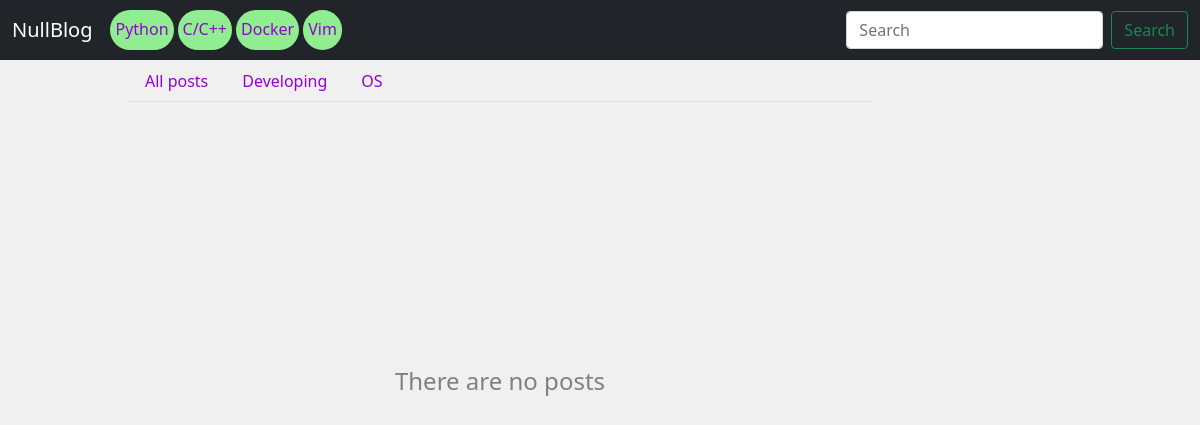
The app's page /tag/django/, older data.
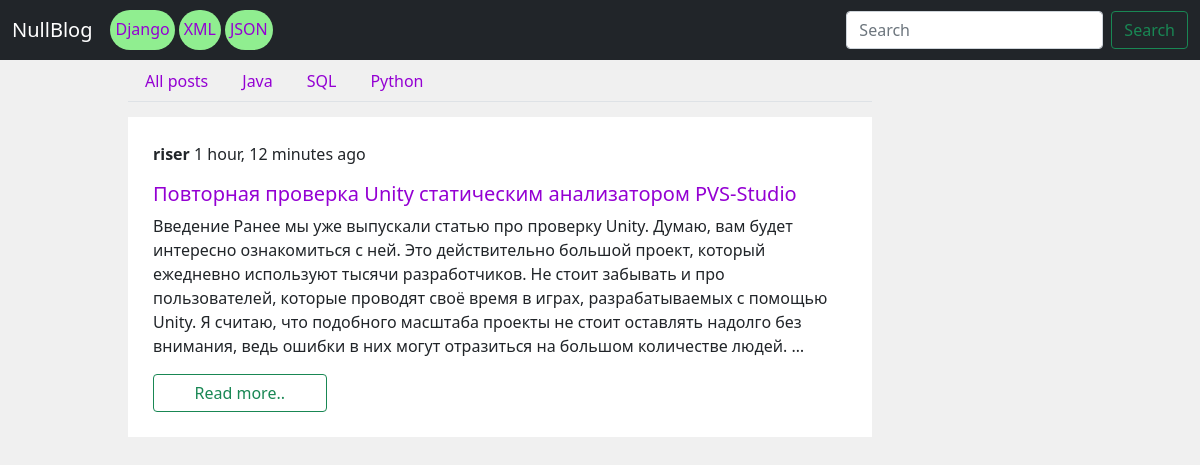
The same page, newer data.
### blog/models.py (models this page shows)
class Tag(models.Model):
    name = models.CharField(max_length=100)
    slug = models.SlugField(max_length=100)
    def __str__(self):
        return self.name

class Category(models.Model):
    name = models.CharField(max_length=100)
    slug = models.SlugField(max_length=100)
    def __str__(self):
        return self.name

class Post(models.Model):
    class NewManager(models.Manager):
        def get_queryset(self):
            return super().get_queryset().filter(status=Post.Status.PUBLISHED)
    class Status(models.TextChoices):
        DRAFT = 'draft'
        PUBLISHED = 'published'
    title = models.CharField(max_length=250)
    photo = models.ImageField(upload_to=user_directory_path, default='photos/default.png')
    category = models.ForeignKey(Category, on_delete=models.PROTECT, default=1)
    tags = models.ManyToManyField(Tag)
    slug = models.SlugField(max_length=250, unique_for_date='publish_date')
    publish_date = models.DateTimeField(default=timezone.now)
    author = models.ForeignKey(User, on_delete=models.CASCADE, related_name='blog_posts', default=User)
    content = models.TextField()
    status = models.CharField(max_length=10, choices=Status.choices, default=Status.DRAFT)
    objects = models.Manager()
    newmanager = NewManager()
    def get_absolute_url(self):
        return reverse('blog:post_single', args=[self.slug])
    class Meta:
        get_latest_by = ['publish_date']
        ordering = ['-publish_date']
    def __str__(self):
        return self.title

### blog/views.py (the view)
# urls.py: path('tag/<slug:tag_slug>/', views.TagListView.as_view(), name='tag'),
class TagListView(ListView):
    template_name = 'blog/tag.html'
    context_object_name = 'taglist'
    def get_queryset(self):
        return models.Post.objects.filter(tags__slug=self.kwargs['tag_slug'])
    def get_context_data(self, *, object_list=None, **kwargs):
        context = super().get_context_data(**kwargs)
        context['now'] = timezone.now()
        context['categories'] = models.Category.objects.all()
        context['posts'] = models.Post.objects.filter(tags__slug=self.kwargs['tag_slug'])
        context['tags'] = models.Tag.objects.all()
        return context

### blog/templates/blog/tag.html (shortened to what this page needs)
{% extends 'base.html' %}
{% block content %}
<div class="container">
    <div class="d-flex justify-content-center">
        <div class="col-md-8">
            <ul class="nav nav-tabs  sticky-top" style="background-color: #F0F0F0">
                <li class="nav-item">
                    <a class="nav-link" aria-current="page" href="{% url 'blog:homepage' %}">All posts</a>
                </li>
                {% for category in categories %}
                {% if taglist.current_category == category.slug %}
                <li class="nav-item">
                    <a class="nav-link active" href="{% url 'blog:category' category.slug %}">{{ category }}</a>
                </li>
                {% else %}
                <li class="nav-item">
                    <a class="nav-link" href="{% url 'blog:category' category.slug %}">{{ category }}</a>
                </li>
                {% endif %}
                {% endfor %}
            </ul>
            {% if posts %}
            {% for post in posts %}
            {% include 'inc/card.html' %}
            {% endfor %}
            {% else %}
            <div class="d-flex flex-column text-center " style="color: gray; padding: 250px; margin-top: 15px; margin-bottom: 15px;">
                <h4>There are no posts</h4>
            </div>
            {% endif %}
        </div>
        <div class="d-flex justify-content-end" style="padding: 100px;">
    </div>
</div>
</div>
{% endblock %}

### templates/inc/navbar.html (shortened to what this page needs)
<nav class="navbar navbar-expand-lg navbar-dark bg-dark">
  <div class="container-fluid">
    <a class="navbar-brand" href="{% url 'blog:homepage' %}">NullBlog</a>
    <div class="collapse navbar-collapse" id="navbarSupportedContent">
      <ul class="navbar-nav me-auto mb-2 mb-lg-0">
        {% for tag in tags %}
        <span style="text-size: 2px; height: 40px; border: 0px solid black; background-color: lightgreen; border-radius: 30px; margin: 2px; padding: 5px; padding-top: 7px;">
                        <a href="{% url 'blog:tag' tag.slug %}">{{ tag }}</a>
                    </span>
        {% endfor %}
      </ul>
      <form class="d-flex">
        <input class="form-control me-2" type="search" placeholder="Search" aria-label="Search">
        <button class="btn btn-outline-success" type="submit">Search</button>
      </form>
    </div>
  </div>
</nav>

### templates/inc/card.html
<div class="d-flex flex-column" style="background-color: white; padding: 25px; margin-top: 15px; margin-bottom: 15px;">
    <p><strong>{{ post.author }}</strong> {{ post.publish_date | timesince }} ago</p>
        <h5><a href="{{ post.get_absolute_url }}">{{ post | truncatechars:100}}</a></h5>
    <p>{{ post.content | truncatechars:450 }}</p>
    <a href="{% url 'blog:post_single' post.slug %}">
    <button type="button" class="btn btn-outline-success col-sm-3">Read more..</button>
    </a>
</div>

Row changes from the older to the newer data that the page shows:
removed Tag: name "Python"
removed Tag: name "C/C++"
removed Tag: name "Docker"
removed Tag: name "Vim"
removed Category: name "Developing"
added Tag: name "Django"
added Tag: name "XML"
added Tag: name "JSON"
changed Category: name "OS" → "Java"
added Category: name "SQL"
added Category: name "Python"
now on this page (row edited): Post: author "riser", publish_date "1 hour, 12 minutes", title "Повторная проверка Unity статическим анализатором PVS-Studio", content "Введение Ранее мы уже выпускали статью про проверку Unity. Думаю, вам будет интересно ознакомиться с ней. Это действительно большой проект, который ежедневно используют тысячи разработчиков. Не стоит забывать и про пользователей, которые проводят своё время в играх, разрабатываемых с помощью Unity. Я считаю, что подобного масштаба проекты не стоит оставлять надолго без внимания, ведь ошибки в них могут отразиться на большом количестве людей. …"
Text that changed along with them:
text no longer shown: "There are no posts"
